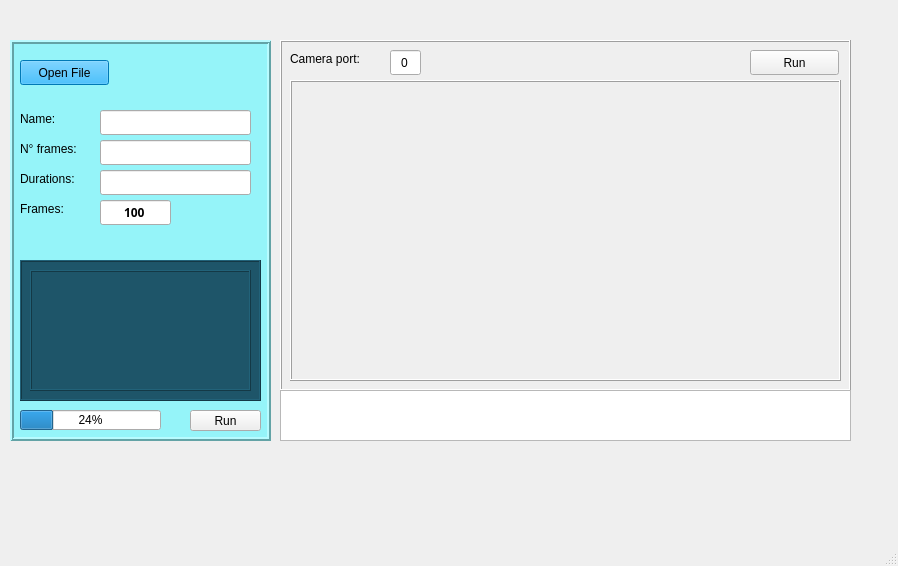
<?xml version="1.0" encoding="UTF-8"?>
<ui version="4.0">
 <class>MainWindow</class>
 <widget class="QMainWindow" name="MainWindow">
  <property name="geometry">
   <rect>
    <x>0</x>
    <y>0</y>
    <width>898</width>
    <height>566</height>
   </rect>
  </property>
  <property name="windowTitle">
   <string>MainWindow</string>
  </property>
  <widget class="QWidget" name="centralwidget">
   <widget class="QFrame" name="frame_2">
    <property name="geometry">
     <rect>
      <x>280</x>
      <y>40</y>
      <width>571</width>
      <height>351</height>
     </rect>
    </property>
    <property name="frameShape">
     <enum>QFrame::Box</enum>
    </property>
    <property name="frameShadow">
     <enum>QFrame::Raised</enum>
    </property>
    <widget class="QLabel" name="label">
     <property name="geometry">
      <rect>
       <x>20</x>
       <y>10</y>
       <width>67</width>
       <height>17</height>
      </rect>
     </property>
     <property name="text">
      <string/>
     </property>
    </widget>
    <widget class="QLabel" name="SRC">
     <property name="geometry">
      <rect>
       <x>10</x>
       <y>40</y>
       <width>551</width>
       <height>301</height>
      </rect>
     </property>
     <property name="frameShape">
      <enum>QFrame::Box</enum>
     </property>
     <property name="frameShadow">
      <enum>QFrame::Raised</enum>
     </property>
     <property name="text">
      <string/>
     </property>
     <property name="alignment">
      <set>Qt::AlignCenter</set>
     </property>
    </widget>
    <widget class="QLabel" name="label_4">
     <property name="geometry">
      <rect>
       <x>10</x>
       <y>10</y>
       <width>91</width>
       <height>17</height>
      </rect>
     </property>
     <property name="text">
      <string>Camera port:</string>
     </property>
    </widget>
    <widget class="QLineEdit" name="camPort">
     <property name="geometry">
      <rect>
       <x>110</x>
       <y>10</y>
       <width>31</width>
       <height>25</height>
      </rect>
     </property>
     <property name="text">
      <string>0</string>
     </property>
     <property name="alignment">
      <set>Qt::AlignCenter</set>
     </property>
    </widget>
    <widget class="QPushButton" name="PBTrun">
     <property name="geometry">
      <rect>
       <x>470</x>
       <y>10</y>
       <width>89</width>
       <height>25</height>
      </rect>
     </property>
     <property name="text">
      <string>Run</string>
     </property>
    </widget>
   </widget>
   <widget class="QFrame" name="frame">
    <property name="geometry">
     <rect>
      <x>10</x>
      <y>40</y>
      <width>261</width>
      <height>401</height>
     </rect>
    </property>
    <property name="autoFillBackground">
     <bool>false</bool>
    </property>
    <property name="styleSheet">
     <string notr="true">QFrame
{
    background-color:rgb(149, 244, 249)
}</string>
    </property>
    <property name="frameShape">
     <enum>QFrame::Box</enum>
    </property>
    <property name="frameShadow">
     <enum>QFrame::Raised</enum>
    </property>
    <property name="lineWidth">
     <number>2</number>
    </property>
    <widget class="QPushButton" name="PBTrun_2">
     <property name="geometry">
      <rect>
       <x>10</x>
       <y>20</y>
       <width>89</width>
       <height>25</height>
      </rect>
     </property>
     <property name="styleSheet">
      <string notr="true">QPushButton
{
    background-color:rgb(0, 170, 255);
}</string>
     </property>
     <property name="text">
      <string>Open File</string>
     </property>
    </widget>
    <widget class="QLabel" name="NameVideo">
     <property name="geometry">
      <rect>
       <x>10</x>
       <y>70</y>
       <width>51</width>
       <height>17</height>
      </rect>
     </property>
     <property name="text">
      <string>Name:</string>
     </property>
    </widget>
    <widget class="QLineEdit" name="ValueNameVideo">
     <property name="geometry">
      <rect>
       <x>90</x>
       <y>70</y>
       <width>151</width>
       <height>25</height>
      </rect>
     </property>
     <property name="font">
      <font>
       <pointsize>8</pointsize>
      </font>
     </property>
     <property name="text">
      <string/>
     </property>
    </widget>
    <widget class="QLabel" name="NumberFrames">
     <property name="geometry">
      <rect>
       <x>10</x>
       <y>100</y>
       <width>81</width>
       <height>17</height>
      </rect>
     </property>
     <property name="text">
      <string>N° frames:</string>
     </property>
    </widget>
    <widget class="QLineEdit" name="ValueNumberFrames">
     <property name="geometry">
      <rect>
       <x>90</x>
       <y>100</y>
       <width>151</width>
       <height>25</height>
      </rect>
     </property>
     <property name="text">
      <string/>
     </property>
    </widget>
    <widget class="QLabel" name="Duracion">
     <property name="geometry">
      <rect>
       <x>10</x>
       <y>130</y>
       <width>81</width>
       <height>17</height>
      </rect>
     </property>
     <property name="text">
      <string>Durations:</string>
     </property>
    </widget>
    <widget class="QLineEdit" name="ValueDuracion">
     <property name="geometry">
      <rect>
       <x>90</x>
       <y>130</y>
       <width>151</width>
       <height>25</height>
      </rect>
     </property>
     <property name="text">
      <string/>
     </property>
    </widget>
    <widget class="QFrame" name="frame_3">
     <property name="geometry">
      <rect>
       <x>10</x>
       <y>220</y>
       <width>241</width>
       <height>141</height>
      </rect>
     </property>
     <property name="styleSheet">
      <string notr="true">QFrame
{
    background-color:rgb(30, 85, 105);
}</string>
     </property>
     <property name="frameShape">
      <enum>QFrame::Box</enum>
     </property>
     <property name="frameShadow">
      <enum>QFrame::Raised</enum>
     </property>
     <widget class="QLabel" name="preview">
      <property name="geometry">
       <rect>
        <x>10</x>
        <y>10</y>
        <width>221</width>
        <height>121</height>
       </rect>
      </property>
      <property name="frameShape">
       <enum>QFrame::Box</enum>
      </property>
      <property name="frameShadow">
       <enum>QFrame::Raised</enum>
      </property>
      <property name="text">
       <string/>
      </property>
      <property name="alignment">
       <set>Qt::AlignCenter</set>
      </property>
     </widget>
    </widget>
    <widget class="QProgressBar" name="progressBar">
     <property name="geometry">
      <rect>
       <x>10</x>
       <y>370</y>
       <width>141</width>
       <height>20</height>
      </rect>
     </property>
     <property name="value">
      <number>24</number>
     </property>
    </widget>
    <widget class="QPushButton" name="rand">
     <property name="geometry">
      <rect>
       <x>180</x>
       <y>370</y>
       <width>71</width>
       <height>21</height>
      </rect>
     </property>
     <property name="text">
      <string>Run</string>
     </property>
    </widget>
    <widget class="QLabel" name="Duracion_2">
     <property name="geometry">
      <rect>
       <x>10</x>
       <y>160</y>
       <width>61</width>
       <height>17</height>
      </rect>
     </property>
     <property name="text">
      <string>Frames:</string>
     </property>
    </widget>
    <widget class="QLineEdit" name="framespersecond">
     <property name="geometry">
      <rect>
       <x>90</x>
       <y>160</y>
       <width>71</width>
       <height>25</height>
      </rect>
     </property>
     <property name="font">
      <font>
       <family>Ubuntu Condensed</family>
       <weight>75</weight>
       <bold>true</bold>
      </font>
     </property>
     <property name="text">
      <string>100</string>
     </property>
     <property name="alignment">
      <set>Qt::AlignCenter</set>
     </property>
     <property name="cursorMoveStyle">
      <enum>Qt::VisualMoveStyle</enum>
     </property>
    </widget>
   </widget>
   <widget class="QGraphicsView" name="graphicsView">
    <property name="geometry">
     <rect>
      <x>280</x>
      <y>390</y>
      <width>571</width>
      <height>51</height>
     </rect>
    </property>
   </widget>
  </widget>
  <widget class="QMenuBar" name="menubar">
   <property name="geometry">
    <rect>
     <x>0</x>
     <y>0</y>
     <width>898</width>
     <height>22</height>
    </rect>
   </property>
  </widget>
  <widget class="QStatusBar" name="statusbar"/>
 </widget>
 <resources/>
 <connections/>
</ui>
